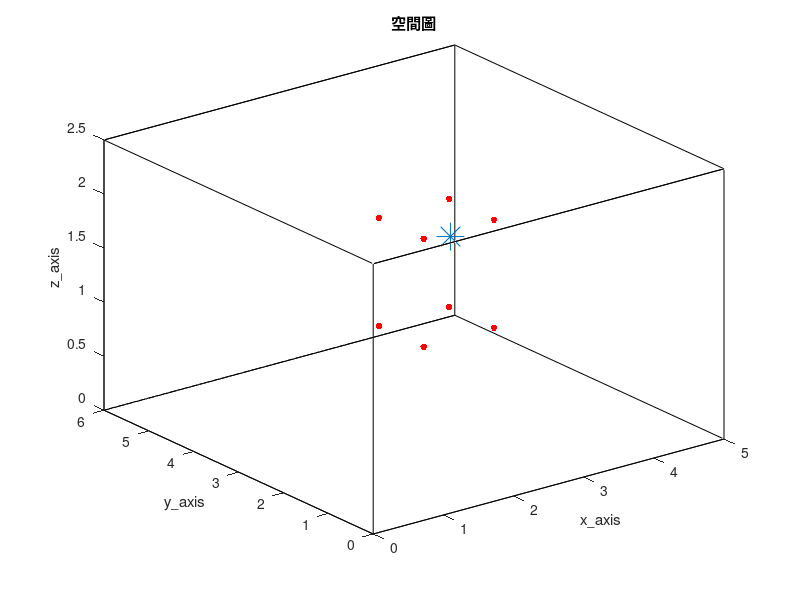

Here is the MATLAB script that generated this plot: (Note: this script raises an error after producing the figure.)
clc; clear;
close all;

tic

%% RIR parameter %%
SorNum = 1;                                              % source number
%%%%%%%%%%%%%%%%%%%%%%%%%%%%%%%%%%%%%%%%%%%%%%%%%%%%%%%%%%%%%%%%%%%%%%%%%%%%%%%%%%%%%%%%%%%%%%%%%%%%%%%%%%%%%%%%%%%
MicNum = 8;                                             % number of microphone
%%%%%%%%%%%%%%%%%%%%%%%%%%%%%%%%%%%%%%%%%%%%%%%%%%%%%%%%%%%%%%%%%%%%%%%%%%%%%%%%%%%%%%%%%%%%%%%%%%%%%%%%%%%%%%%%%%%
c = 343;                                                 % Sound velocity (m/s)
fs = 16000;                                              % Sample frequency (samples/s)

% 9 mics 大間距 %
% mic_x = [ 100 ; 400 ; 400 ; 100 ; 100 ; 400 ; 400 ; 100 ; 250 ]./100;
% mic_y = [ 100 ; 100 ; 400 ; 400 ; 100 ; 100 ; 400 ; 400 ; 250 ]./100;
% mic_z = [ 50  ;  50 ;  50 ;  50 ; 200 ; 200 ; 200 ; 200 ; 200 ]./100;

% 9 mics 小間距 %
mic_x = [ 200 ; 300 ; 300 ; 200 ; 200 ; 300 ; 300 ; 200 ]./100;
mic_y = [ 200 ; 200 ; 300 ; 300 ; 200 ; 200 ; 300 ; 300 ]./100;
mic_z = [ 100 ; 100 ; 100 ; 100 ; 200 ; 200 ; 200 ; 200 ]./100;

% 4 mics %
% mic_x = [ 200 ; 300 ; 250 ; 750/3 ]./100;
% mic_y = [ 200 ; 200 ; 300 ; 700/3 ]./100;
% mic_z = [ 100 ; 100 ; 100 ; 150 ]./100;

MicPos = [mic_x, mic_y, mic_z,];

SorPos = [270, 250, 180]/100;                                    % source position (m)
room_dim = [5, 6, 2.5];                                  % Room dimensions [x y z] (m)
%%%%%%%%%%%%%%%%%%%%%%%%%%%%%%%%%%%%%%%%%%%%%%%%%%%%%%%%%%%%%%%%%%%%%%%%%%%%%%%%%%%%%%%%%%%%%%%%%%%%%%%%%%%%%%%%%%%
reverberation_time = 0.2;                                % Reverberation time (s)
points_rir = 2048;                                       % Number of rir points (需比 reverberation time 還長)
%%%%%%%%%%%%%%%%%%%%%%%%%%%%%%%%%%%%%%%%%%%%%%%%%%%%%%%%%%%%%%%%%%%%%%%%%%%%%%%%%%%%%%%%%%%%%%%%%%%%%%%%%%%%%%%%%%%
mtype = 'omnidirectional';                               % Type of microphone
order = -1;                                              % -1 equals maximum reflection order!
dim = 3;                                                 % Room dimension
orientation = 0;                                         % Microphone orientation (rad)
hp_filter = 1;                                           % Disable high-pass filter

% 畫空間圖 %
figure(1);
plot3( [0 room_dim(1, 1) room_dim(1, 1) 0 0 0 room_dim(1, 1) room_dim(1, 1) 0 0 room_dim(1, 1) room_dim(1, 1) 0 0 room_dim(1, 1) room_dim(1, 1)], ...
       [0 0 room_dim(1, 2) room_dim(1, 2) 0 0 0 room_dim(1, 2) room_dim(1, 2) room_dim(1, 2) room_dim(1, 2) room_dim(1, 2) room_dim(1, 2) 0 0 0], ...
       [0 0 0 0 0 room_dim(1, 3) room_dim(1, 3) room_dim(1, 3) room_dim(1, 3) 0 0 room_dim(1, 3) room_dim(1, 3) room_dim(1, 3) room_dim(1, 3) 0] , 'k')
hold on
plot3(MicPos(:, 1), MicPos(:, 2), MicPos(:, 3), 'r.', 'MarkerSize', 15)
hold on
plot3(SorPos(:, 1), SorPos(:, 2), SorPos(:, 3), '*', 'MarkerSize', 20)
hold off
xlabel('x\_axis')
ylabel('y\_axis')
zlabel('z\_axis')
title('空間圖')
shg

distance = zeros(MicNum, 1);
for i = 1:MicNum
    distance(i, :) = sqrt(sum((SorPos - MicPos(i, :)).^2));
end

difference_groundtruth = zeros(MicNum-1, 1);
for i = 1:MicNum-1
    difference_groundtruth(i, :) = sqrt(sum((SorPos - MicPos(i+1, :)).^2)) - sqrt(sum((SorPos - MicPos(1, :)).^2));
end

referencce_point = MicPos(1, :);
sorpos_groundtruth = SorPos - referencce_point;

%% generate ground-truth RIR (h) %%
% 產生 RIR 和存.mat 檔 %
h = rir_generator(c, fs, MicPos, SorPos, room_dim, reverberation_time, points_rir, mtype, order, dim, orientation, hp_filter);
rir_filename_str = ['h\h_for_localization_', string(reverberation_time), 'x', string(MicNum), 'x', string(points_rir), '.mat'];
rir_filemane = join(rir_filename_str, '');
save(rir_filemane, 'h')

% load RIR 的 .mat 檔 %
rir_filename_str = ['h\h_for_localization_', string(reverberation_time), 'x', string(MicNum), 'x', string(points_rir), '.mat'];
rir_filemane = join(rir_filename_str, '');
load(rir_filemane)

look_mic = 1;
h_yaxis_upperlimit = max(h(look_mic, :)) + 0.01;
h_yaxis_underlimit = min(h(look_mic, :)) - 0.01;
% 畫 ground-truth RIR time plot %
figure(2)
plot(h(look_mic, :), 'r');
ylim([h_yaxis_underlimit h_yaxis_upperlimit])
title('ground-truth RIR')
xlabel('points')
ylabel('amplitude')
shg

[~, argmax_tf] = max(abs(h.'));

%% 讀音檔 or 產生 white noise source (source) %%
Second = 23;
SorLen =  Second*fs;

% load speech source %
[source_transpose, fs] = audioread('245.wav', [1, SorLen]);    % speech source
source = source_transpose.';

% load white noise source %
% source = wgn(1, SorLen, 0);                                    % white noise source

%% 產生麥克風訊號，在時域上 (y) %%
% convolution source and RIR %
as = zeros(MicNum, points_rir+SorLen-1);
for i = 1 : MicNum
    as(i, :) = conv(h(i, :), source);
end

y = as(:, 1:SorLen);

%% TDOA localization %%
% GCC-PHAT for delay estimation %
delay = zeros(MicNum-1, 1);
difference = zeros(MicNum-1, 1);
for i = 1:MicNum-1
    delay(i, :) = gccphat(y(i+1,:).', y(1,:).', fs);
    difference(i, :) = delay(i, :)*c;
end

% calibrate mics position with repect to reference point %
micpos = MicPos - referencce_point;

% generate parameters matrix %
A = 2*[micpos(2:end, :), difference];
b = micpos(2:end, 1).^2 + micpos(2:end, 2).^2 + micpos(2:end, 3).^2 - difference.^2;
%%%%%%%%%%%%%%%%%%%%%%%%%%%%%%%%%%%%%%%%%%%%%%%%%%%%%%%%%%%%%%%%%%%%%%%%%%%%%%%%%%%%%%%%%%%%%%%%%%%%%%%%%%%%%%%%%%%
sigma = 0.01;
%%%%%%%%%%%%%%%%%%%%%%%%%%%%%%%%%%%%%%%%%%%%%%%%%%%%%%%%%%%%%%%%%%%%%%%%%%%%%%%%%%%%%%%%%%%%%%%%%%%%%%%%%%%%%%%%%%%
psi = 4*sigma^2*(ones(MicNum-1, 1)*ones(MicNum-1, 1).' + eye(MicNum-1))*difference*difference.';
dia_load_psi = 1;
invpsi = inv(psi+dia_load_psi*eye(MicNum-1)); 
P = [1 0 0 0;0 1 0 0;0 0 1 0;0 0 0 -1];

% find possible root %
syms L
theta = pinv(A.'*invpsi*A+L*P )*(A.'*invpsi*b);
I = theta.'*P*theta;
[num, den] = numden(I);
poly = sym2poly(num);
roots = roots(poly);
roots_real = roots(imag(roots)==0, :);    % 取只有實數的根
if isempty(roots_real)
    roots_real = [roots_real; 0];
end

% find actual root from posible root %
if size(roots_real, 1) > 1
    theta = zeros(4, size(roots_real, 1));
    costfun = zeros(size(roots_real, 1), 1);
    for i = 1:size(roots_real, 1)
        theta(:, i) = pinv(A.'*invpsi*A+roots_real(i, :)*P )*(A.'*invpsi*b);
        costfun(i, :) = (A*theta(:, i)-b).'*invpsi*(A*theta(:, i)-b);
    end

    [~, min_index] = min(costfun);
    sorpos_estimation = theta(1:3, min_index).';

else
    theta = pinv(A.'*invpsi*A+roots_real*P )*(A.'*invpsi*b);
    sorpos_estimation = theta(1:3, :).';

end

toc

% %%%%%%%%%%%%%%%%%%%%%%%%%%%%%%%%%%%%%%%%%%%%%%%%%%%%%%%%%%%%%%%%%%%%%%%%%%%%%%%%%%%%%%%%%%%%%%%%%%%%%%%%%%%%%%%%%%%
% threshold = 1e-2;
% %%%%%%%%%%%%%%%%%%%%%%%%%%%%%%%%%%%%%%%%%%%%%%%%%%%%%%%%%%%%%%%%%%%%%%%%%%%%%%%%%%%%%%%%%%%%%%%%%%%%%%%%%%%%%%%%%%%
% iteration_time = 0;
% lambda_old = -1;
% lambda_new = 1;
% theta_old = pinv(A.'*invpsi*A+lambda_old*P)*A.'*invpsi*b;
% theta_new = pinv(A.'*invpsi*A+lambda_new*P)*A.'*invpsi*b;
% I_old = theta_old.'*P*theta_old;
% I_new = theta_new.'*P*theta_new;
% while 1
%     iteration_time = iteration_time + 1;
%     lambda_tmp = lambda_new;
%     I_tmp = I_new;
%     lambda_new = lambda_old - I_new*(lambda_new-lambda_old)/(I_new-I_old);
%     if isnan(lambda_new)
%         break;
%     end
%     theta_new = pinv(A.'*invpsi*A+lambda_new*P)*A.'*invpsi*b;
%     I_new = theta_new.'*P*theta_new;
%     if abs(lambda_new-lambda_tmp) < threshold
%         sorpos_estimation = theta_new(1:3, :).';
%         break;
%     end
% 
%     lambda_old = lambda_tmp;
%     I_old = I_tmp;
% end